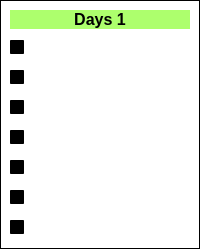
                 <widget class="QWidget" name="Day1">
                  <property name="styleSheet">
                   <string notr="true">background-color: qlineargradient(spread:pad, x1:0, y1:0, x2:1, y2:1, stop:0 rgba(0, 0, 0, 0), stop:1 rgba(255, 255, 255, 0));</string>
                  </property>
                  <layout class="QHBoxLayout" name="horizontalLayout_16">
                   <property name="spacing">
                    <number>0</number>
                   </property>
                   <property name="leftMargin">
                    <number>0</number>
                   </property>
                   <property name="topMargin">
                    <number>0</number>
                   </property>
                   <property name="rightMargin">
                    <number>0</number>
                   </property>
                   <property name="bottomMargin">
                    <number>0</number>
                   </property>
                   <item>
                    <widget class="QFrame" name="SubjectDays">
                     <property name="frameShape">
                      <enum>QFrame::StyledPanel</enum>
                     </property>
                     <property name="frameShadow">
                      <enum>QFrame::Raised</enum>
                     </property>
                     <layout class="QVBoxLayout" name="verticalLayout_2">
                      <item>
                       <widget class="QLabel" name="Subject1DaysHeading">
                        <property name="maximumSize">
                         <size>
                          <width>16777215</width>
                          <height>100</height>
                         </size>
                        </property>
                        <property name="font">
                         <font>
                          <pointsize>12</pointsize>
                          <weight>75</weight>
                          <bold>true</bold>
                         </font>
                        </property>
                        <property name="styleSheet">
                         <string notr="true">QLabel{
	
color: rgb(241, 44, 172);
	color: rgb(0, 0, 0);
	background-color: rgba(150, 255, 69,200);
border-radius:50px;

}</string>
                        </property>
                        <property name="midLineWidth">
                         <number>4</number>
                        </property>
                        <property name="text">
                         <string>Days 1</string>
                        </property>
                        <property name="alignment">
                         <set>Qt::AlignCenter</set>
                        </property>
                       </widget>
                      </item>
                      <item>
                       <widget class="QCheckBox" name="Subject1Sunday">
                        <property name="font">
                         <font>
                          <pointsize>11</pointsize>
                         </font>
                        </property>
                        <property name="styleSheet">
                         <string notr="true">QCheckBox{

	color: rgb(255, 255, 255);
}</string>
                        </property>
                        <property name="text">
                         <string>Sun</string>
                        </property>
                        <property name="tristate">
                         <bool>false</bool>
                        </property>
                       </widget>
                      </item>
                      <item>
                       <widget class="QCheckBox" name="Subject1Monday">
                        <property name="font">
                         <font>
                          <pointsize>11</pointsize>
                         </font>
                        </property>
                        <property name="styleSheet">
                         <string notr="true">QCheckBox{

	color: rgb(255, 255, 255);
}</string>
                        </property>
                        <property name="text">
                         <string>Mon</string>
                        </property>
                        <property name="tristate">
                         <bool>false</bool>
                        </property>
                       </widget>
                      </item>
                      <item>
                       <widget class="QCheckBox" name="Subject1Tuesday">
                        <property name="font">
                         <font>
                          <pointsize>11</pointsize>
                         </font>
                        </property>
                        <property name="styleSheet">
                         <string notr="true">QCheckBox{

	color: rgb(255, 255, 255);
}</string>
                        </property>
                        <property name="text">
                         <string>Tue</string>
                        </property>
                        <property name="tristate">
                         <bool>false</bool>
                        </property>
                       </widget>
                      </item>
                      <item>
                       <widget class="QCheckBox" name="Subject1Wednesday">
                        <property name="font">
                         <font>
                          <pointsize>11</pointsize>
                         </font>
                        </property>
                        <property name="styleSheet">
                         <string notr="true">QCheckBox{

	color: rgb(255, 255, 255);
}</string>
                        </property>
                        <property name="text">
                         <string>Wed</string>
                        </property>
                        <property name="tristate">
                         <bool>false</bool>
                        </property>
                       </widget>
                      </item>
                      <item>
                       <widget class="QCheckBox" name="Subject1Thursday">
                        <property name="font">
                         <font>
                          <pointsize>11</pointsize>
                         </font>
                        </property>
                        <property name="styleSheet">
                         <string notr="true">QCheckBox{

	color: rgb(255, 255, 255);
}</string>
                        </property>
                        <property name="text">
                         <string>Thu</string>
                        </property>
                        <property name="tristate">
                         <bool>false</bool>
                        </property>
                       </widget>
                      </item>
                      <item>
                       <widget class="QCheckBox" name="Subject1Friday">
                        <property name="font">
                         <font>
                          <pointsize>11</pointsize>
                         </font>
                        </property>
                        <property name="styleSheet">
                         <string notr="true">QCheckBox{

	color: rgb(255, 255, 255);
}</string>
                        </property>
                        <property name="text">
                         <string>Fri</string>
                        </property>
                        <property name="tristate">
                         <bool>false</bool>
                        </property>
                       </widget>
                      </item>
                      <item>
                       <widget class="QCheckBox" name="Subject1Saturday">
                        <property name="font">
                         <font>
                          <pointsize>11</pointsize>
                         </font>
                        </property>
                        <property name="styleSheet">
                         <string notr="true">QCheckBox{

	color: rgb(255, 255, 255);
}</string>
                        </property>
                        <property name="text">
                         <string>Sat</string>
                        </property>
                        <property name="tristate">
                         <bool>false</bool>
                        </property>
                       </widget>
                      </item>
                     </layout>
                    </widget>
                   </item>
                  </layout>
                 </widget>
